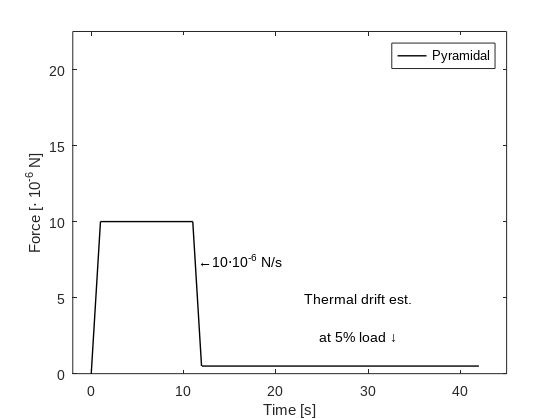

Here is the MATLAB script that generated this plot:
function plotLoadSchedule()

%%%%%%%%%%%%%%%%%%%%%%%%%%%%%%%%%%%%%%%%%%%%%%%%%%%%
tauL = 1;
tauH = 10;
tauU = tauL + tauH;
tauTH = 30;
f1Fcn = @(x) 20.*x;
f2Fcn = @(x) 20.*ones(size(x));
f3Fcn = @(x) 20.*(1+tauU-x);
f4Fcn = @(x) 20.*0.05.*ones(size(x));



x1 = linspace(0,tauL,2);
x2 = linspace(tauL,tauU,2);
x3 = linspace(tauU,tauU+tauL*0.95,2);
x4 = linspace(tauU+tauL,tauU+tauL+tauTH,2);

lineInstructionsOne = {'marker','none','markerfacecolor','k','markersize',4,'color','k','linewidth',1,'linestyle','--'};
lineInstructionsTwo = {'marker','none','markerfacecolor','k','markersize',4,'color','k','linewidth',1,'linestyle','-'};

figure('units','centimeters','OuterPosition',[10 10 8 8]);
% plot(x1,f1Fcn(x1),lineInstructionsOne{:},'displayname','Hemispherical')
% hold on
% plot(x2,f2Fcn(x2),lineInstructionsOne{:},'handlevisibility','off')
% plot(x3,f3Fcn(x3),lineInstructionsOne{:},'handlevisibility','off')
% plot(x4,f4Fcn(x4),lineInstructionsOne{:},'handlevisibility','off')

plot(x1,f1Fcn(x1)/2,lineInstructionsTwo{:},'displayname','Pyramidal')
hold on
plot(x2,f2Fcn(x2)/2,lineInstructionsTwo{:},'handlevisibility','off')
plot(x3,f3Fcn(x3)/2,lineInstructionsTwo{:},'handlevisibility','off')
plot(x4,f4Fcn(x4)/2,lineInstructionsTwo{:},'handlevisibility','off')

xlabel('Time [s]')
ylabel('Force [\cdot 10^{-6} N]')
legend('location','northeast','fontname','Arial')

xlim([-2 45])
ylim([0 22.5])


%text(11.25,15,'\leftarrow20\cdot10^{-6} N/s','horizontalalignment','left','fontname','Arial')
text(11.65,7.5,'\leftarrow10\cdot10^{-6} N/s','horizontalalignment','left','fontname','Arial')

text(29,5.0,'Thermal drift est.','horizontalalignment','center','fontname','Arial')
text(29,2.5,'at 5% load \downarrow','horizontalalignment','center','fontname','Arial')

set(gca,'fontsize',10,'fontname','Arial')

set(gcf,'PaperPositionMode','auto')
print('loadSchedule','-dpng','-r400')